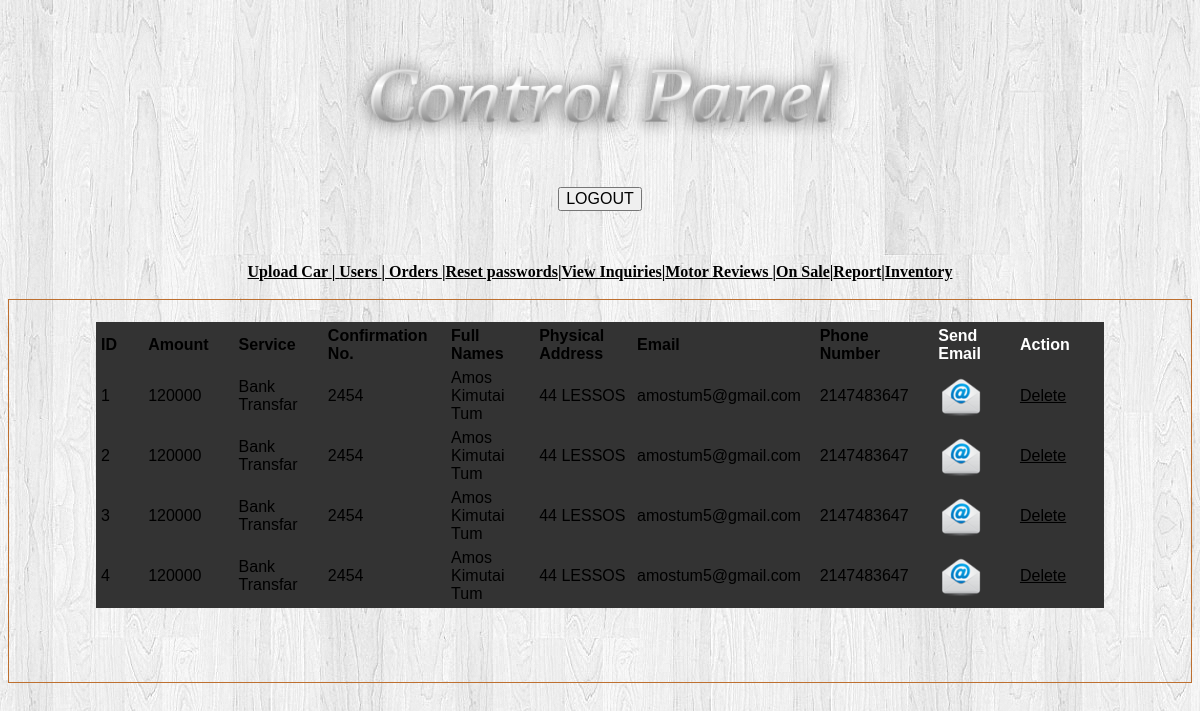
/orders.php, run on the app's committed database.
### tables this page shows
CREATE TABLE IF NOT EXISTS `orders` (
  `id` int(30) NOT NULL AUTO_INCREMENT,
  `amount` int(30) NOT NULL,
  `service` text NOT NULL,
  `cnumber` text NOT NULL,
  `name` text NOT NULL,
  `address` text NOT NULL,
  `email` text NOT NULL,
  `phone` int(30) NOT NULL,
  PRIMARY KEY (`id`)
);

### orders.php (the view, shortened to what this page needs)
<!DOCTYPE html PUBLIC "-//W3C//DTD XHTML 1.0 Transitional//EN" "http://www.w3.org/TR/xhtml1/DTD/xhtml1-transitional.dtd">
<html xmlns="http://www.w3.org/1999/xhtml">
<?php
$quey1="select * from orders";
$result=mysql_query($quey1) or die(mysql_error());
?>
<head>
<link href="css/style.css" rel="stylesheet" type="text/css" />
</head>
<body>
<div id="templatemo_container">
<div id="templatemo_top_panel">
  <div align="center">
    <table width="197" height="120" border="0" align="center">
    <tr>
      <td><img src="images/coollogo_com-250804822.png" alt="asf" width="528" height="145" /></td>
    </tr>
  </table></p>
  </div>
</div>
<div id="templatemo_content_panel_1">
	<div align="left" class="style8">
	  <div align="center"><a href="Adminlogin.html" class="heading2">
	    <input type="button" value="LOGOUT" class="body_txt" />
	    </a></div>
	</div>
	  <p align="center">&nbsp;</p>
  </div>
  <div id="templatemo_section_1_1">
    <div id="header">
      <div align="center" class="style5">
         <p align="center" class="style1 style6"><span class="style5"><a href="upload.php" class="style6">Upload Car </a>|<span class="style6"><a href="users.php" class="style6"> Users  </a>|<a href="orders.php" class="style6"> Orders </a>|<a href="reset.php" class="style6">Reset passwords</a>|<a href="viewinquiries.php" class="style6">View Inquiries</a></span></span>|<a href="viewreviews.php" class="style6">Motor  Reviews </a>|<a href="onsale.php" class="style6">On Sale</a>|<a href="report.php" target="_blank" class="style6">Report</a>|<a href="level.php" target="_blank" class="style6">Inventory</a></p>
	    <div style="border:#bd6f2f solid 1px;padding:4px 6px 2px 6px">
	    <div id="container">
              <table width="1008" height="70" border="1" align="center" bordercolor="#333333" bgcolor="#333333" class="style6" >
  <caption>&nbsp;
  </caption>
  <tr>
    <th width="190" bgcolor="#333333"><div align="left" class="style8 style6">ID</div></th>
    <th width="227" bgcolor="#333333"><div align="left" class="style8 style6">Amount</div></th>
	<th width="227" bgcolor="#333333"><div align="left" class="style8 style6">Service</div></th>
	<th width="222" bgcolor="#333333"><div align="left" class="style8 style6">Confirmation No.</div></th>
    <th width="252" bgcolor="#333333"><div align="left" class="style8 style6">Full Names</div></th>
	<th width="252" bgcolor="#333333"><div align="left" class="style8 style6">Physical Address</div></th>
	<th width="252" bgcolor="#333333"><div align="left" class="style8 style6">Email</div></th>
	<th width="252" bgcolor="#333333"><div align="left" class="style8 style6">Phone Number </div></th>
	<th width="252" bgcolor="#333333"><div align="left" class="style8 style7">Send Email</div></th>
	<th width="252" bgcolor="#333333"><div align="left" class="style8 style7">Action</div></th>
	</tr>
  <?php
while($row=mysql_fetch_array($result)){
echo "<tr><td>";
echo $row['id'];
echo "</td><td>";
echo $row['amount'];
echo "</td><td>";
echo $row['service'];
echo "</td><td>";
echo $row['cnumber'];
echo "</td><td>";
echo $row['name'];
echo "</td><td>";
echo $row['address'];
echo "</td><td>";
echo $row['email'];
echo "</td><td>";
echo $row['phone'];
echo "</td>";
echo '<td><a href="mail.php?"> <img src="images/2.png" alt="dt" /></a></td>';
echo '<td><a href="delete2.php? name='.$row['name'].'">Delete</a></td>';
echo "</tr></td>";
}
 echo "</table>";
?>
			  <br />
                <br />
                <br />
          </div>
	  </div>
      </div>
	  </div>
    <div class="cleaner_with_height">&nbsp;</div>
</div>
</div>
</body>
</html>

### css/style.css (style rules this page uses)
body { background:url(../images/white-vintage-background.jpg) no-repeat 50% 0 #000; font-family:Arial, Helvetica, sans-serif; font-size:100%; line-height:1.125em; color:#464646; }
html { min-width:980px; }
html, body { height:100%; }
input, select, textarea { font-family:Arial, Helvetica, sans-serif; font-size:1em; vertical-align:middle; font-weight:normal; }
p { margin-bottom:18px; }
a { color:#000000; outline:none; }

### orders.php (style rules this page uses)
.style5 { font-size: 16px }
.style6 { color: #000000 }
.style7 { color: #FFFFFF }

### data on the page
orders: id "1", amount "120000", service "Bank Transfar", cnumber "2454", name "Amos Kimutai Tum", address "44 LESSOS", email "amostum5@gmail.com", phone "2147483647"
orders: id "2", amount "120000", service "Bank Transfar", cnumber "2454", name "Amos Kimutai Tum", address "44 LESSOS", email "amostum5@gmail.com", phone "2147483647"
orders: id "3", amount "120000", service "Bank Transfar", cnumber "2454", name "Amos Kimutai Tum", address "44 LESSOS", email "amostum5@gmail.com", phone "2147483647"
orders: id "4", amount "120000", service "Bank Transfar", cnumber "2454", name "Amos Kimutai Tum", address "44 LESSOS", email "amostum5@gmail.com", phone "2147483647"
